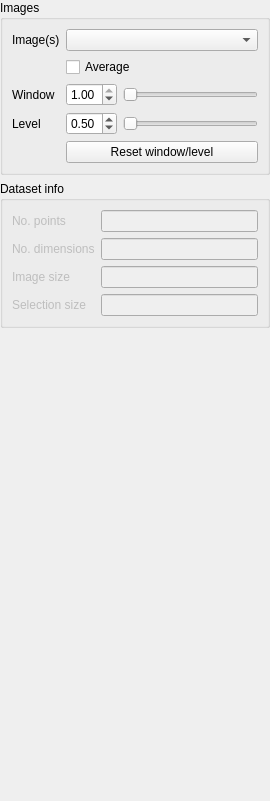
<?xml version="1.0" encoding="UTF-8"?>
<ui version="4.0">
 <class>ImagesLayerWidget</class>
 <widget class="QWidget" name="ImagesLayerWidget">
  <property name="enabled">
   <bool>true</bool>
  </property>
  <property name="geometry">
   <rect>
    <x>0</x>
    <y>0</y>
    <width>270</width>
    <height>801</height>
   </rect>
  </property>
  <property name="sizePolicy">
   <sizepolicy hsizetype="Minimum" vsizetype="Minimum">
    <horstretch>0</horstretch>
    <verstretch>0</verstretch>
   </sizepolicy>
  </property>
  <property name="maximumSize">
   <size>
    <width>16777215</width>
    <height>16777215</height>
   </size>
  </property>
  <property name="windowTitle">
   <string>Form</string>
  </property>
  <layout class="QVBoxLayout" name="verticalLayout">
   <property name="sizeConstraint">
    <enum>QLayout::SetDefaultConstraint</enum>
   </property>
   <property name="leftMargin">
    <number>0</number>
   </property>
   <property name="topMargin">
    <number>0</number>
   </property>
   <property name="rightMargin">
    <number>0</number>
   </property>
   <property name="bottomMargin">
    <number>0</number>
   </property>
   <item>
    <widget class="QGroupBox" name="groupBox">
     <property name="title">
      <string>Images</string>
     </property>
     <layout class="QGridLayout" name="gridLayout">
      <item row="1" column="1">
       <widget class="QCheckBox" name="averageCheckBox">
        <property name="text">
         <string>Average</string>
        </property>
       </widget>
      </item>
      <item row="3" column="0">
       <widget class="QLabel" name="levelLabel">
        <property name="text">
         <string>Level</string>
        </property>
       </widget>
      </item>
      <item row="0" column="1">
       <widget class="QComboBox" name="currentImageComboBox">
        <property name="sizePolicy">
         <sizepolicy hsizetype="Preferred" vsizetype="Fixed">
          <horstretch>1</horstretch>
          <verstretch>0</verstretch>
         </sizepolicy>
        </property>
       </widget>
      </item>
      <item row="0" column="0">
       <widget class="QLabel" name="currentImageLabel">
        <property name="text">
         <string>Image(s)</string>
        </property>
       </widget>
      </item>
      <item row="2" column="1">
       <layout class="QHBoxLayout" name="windowHorizontalLayout">
        <item>
         <widget class="QDoubleSpinBox" name="windowDoubleSpinBox">
          <property name="maximum">
           <double>1.000000000000000</double>
          </property>
          <property name="singleStep">
           <double>0.100000000000000</double>
          </property>
          <property name="value">
           <double>1.000000000000000</double>
          </property>
         </widget>
        </item>
        <item>
         <widget class="QSlider" name="windowHorizontalSlider">
          <property name="orientation">
           <enum>Qt::Horizontal</enum>
          </property>
         </widget>
        </item>
       </layout>
      </item>
      <item row="3" column="1">
       <layout class="QHBoxLayout" name="levelHorizontalLayout">
        <item>
         <widget class="QDoubleSpinBox" name="levelDoubleSpinBox">
          <property name="maximum">
           <double>1.000000000000000</double>
          </property>
          <property name="singleStep">
           <double>0.100000000000000</double>
          </property>
          <property name="value">
           <double>0.500000000000000</double>
          </property>
         </widget>
        </item>
        <item>
         <widget class="QSlider" name="levelHorizontalSlider">
          <property name="orientation">
           <enum>Qt::Horizontal</enum>
          </property>
         </widget>
        </item>
       </layout>
      </item>
      <item row="2" column="0">
       <widget class="QLabel" name="windowLabel">
        <property name="text">
         <string>Window</string>
        </property>
       </widget>
      </item>
      <item row="4" column="1">
       <widget class="QPushButton" name="resetWindowLevelPushButton">
        <property name="text">
         <string>Reset window/level</string>
        </property>
       </widget>
      </item>
     </layout>
    </widget>
   </item>
   <item>
    <widget class="QGroupBox" name="datasetInfoGroupBox">
     <property name="title">
      <string>Dataset info</string>
     </property>
     <layout class="QGridLayout" name="gridLayout_2">
      <item row="0" column="1">
       <widget class="QLineEdit" name="noPointsLineEdit">
        <property name="enabled">
         <bool>false</bool>
        </property>
       </widget>
      </item>
      <item row="1" column="1">
       <widget class="QLineEdit" name="noDimensionsLineEdit">
        <property name="enabled">
         <bool>false</bool>
        </property>
       </widget>
      </item>
      <item row="1" column="0">
       <widget class="QLabel" name="noDimensionsLabel">
        <property name="enabled">
         <bool>false</bool>
        </property>
        <property name="text">
         <string>No. dimensions</string>
        </property>
       </widget>
      </item>
      <item row="2" column="0">
       <widget class="QLabel" name="imageSizeLabel">
        <property name="enabled">
         <bool>false</bool>
        </property>
        <property name="text">
         <string>Image size</string>
        </property>
       </widget>
      </item>
      <item row="2" column="1">
       <widget class="QLineEdit" name="imageSizeLineEdit">
        <property name="enabled">
         <bool>false</bool>
        </property>
       </widget>
      </item>
      <item row="0" column="0">
       <widget class="QLabel" name="noPointsLabel">
        <property name="enabled">
         <bool>false</bool>
        </property>
        <property name="text">
         <string>No. points</string>
        </property>
       </widget>
      </item>
      <item row="3" column="0">
       <widget class="QLabel" name="selectionSizeLabel">
        <property name="enabled">
         <bool>false</bool>
        </property>
        <property name="text">
         <string>Selection size</string>
        </property>
       </widget>
      </item>
      <item row="3" column="1">
       <widget class="QLineEdit" name="selectionSizeLineEdit">
        <property name="enabled">
         <bool>false</bool>
        </property>
       </widget>
      </item>
     </layout>
    </widget>
   </item>
   <item>
    <spacer name="verticalSpacer">
     <property name="orientation">
      <enum>Qt::Vertical</enum>
     </property>
     <property name="sizeHint" stdset="0">
      <size>
       <width>20</width>
       <height>40</height>
      </size>
     </property>
    </spacer>
   </item>
  </layout>
 </widget>
 <resources/>
 <connections/>
</ui>
